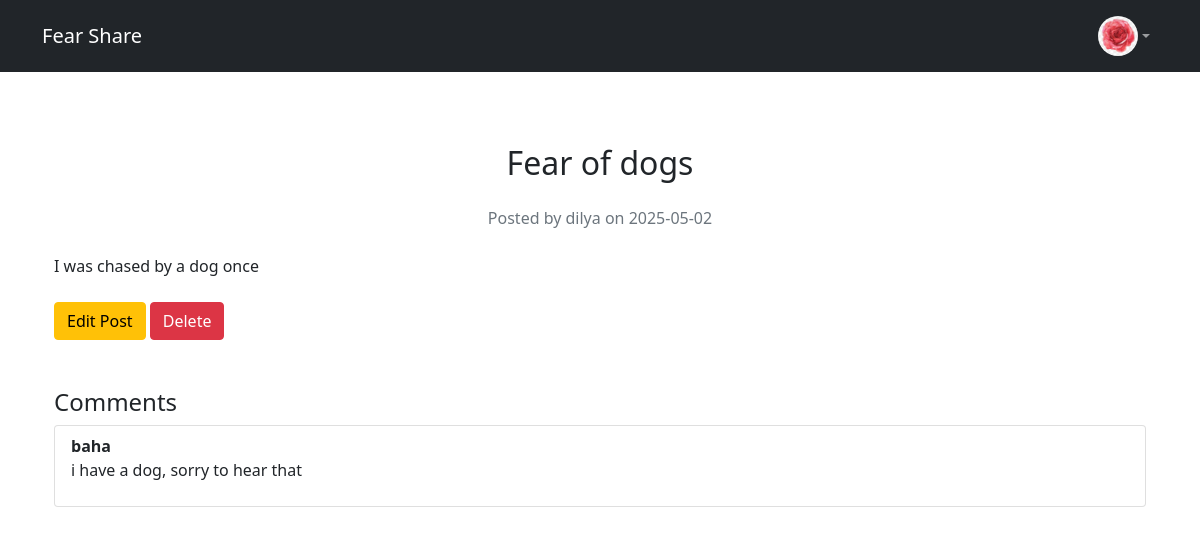
Screenshot of /fear/4 (signed in) with the database file from the repository.
### app/models.py (models this page shows, shortened)
class User(UserMixin, db.Model):
    id = db.Column(db.Integer, primary_key=True)
    username = db.Column(db.String(80), unique=True, nullable=False)
    email = db.Column(db.String(120), unique=True, nullable=False)
    password_hash = db.Column(db.String(128), nullable=False)
    fears = db.relationship('Fear', backref='author', lazy=True)
    comments = db.relationship('Comment', backref='author', lazy=True)
    avatar = db.Column(db.String(120), nullable=True)
    toxic_warning_count = db.Column(db.Integer, default=0, nullable=False)
    last_warning_time  = db.Column(db.DateTime, nullable=True)
    login_block_until  = db.Column(db.DateTime, nullable=True)

class Fear(db.Model):
    id = db.Column(db.Integer, primary_key=True)
    title = db.Column(db.String(120), nullable=False)
    description = db.Column(db.Text, nullable=False)
    created_at = db.Column(db.DateTime, default=datetime.utcnow)
    user_id = db.Column(db.Integer, db.ForeignKey('user.id'), nullable=False)
    is_toxic = db.Column(db.Boolean, default=False)
    toxicity_score = db.Column(db.Float, default=0.0)
    comments = db.relationship('Comment', backref='fear', lazy=True, cascade="all, delete-orphan")

class Comment(db.Model):
    id = db.Column(db.Integer, primary_key=True)
    content = db.Column(db.Text, nullable=False)
    created_at = db.Column(db.DateTime, default=datetime.utcnow)
    user_id = db.Column(db.Integer, db.ForeignKey('user.id'), nullable=False)
    fear_id = db.Column(db.Integer, db.ForeignKey('fear.id'), nullable=False)
    is_toxic = db.Column(db.Boolean, default=False)
    toxicity_score = db.Column(db.Float, default=0.0)

### app/fear.py (the view)
@fear_bp.route('/fear/<int:fear_id>')
@login_required
def fear_detail(fear_id):
    fear = Fear.query.get_or_404(fear_id)
    return render_template('fear_detail.html', fear=fear)

### templates/fear_detail.html (shortened to what this page needs)
{% extends "base.html" %}
{% block content %}
<div class="container mt-5">
    <h2 class="text-center mb-4">{{ fear.title }}</h2>
    <p class="text-center text-muted">Posted by {{ fear.author.username }} on {{ fear.created_at.strftime('%Y-%m-%d') }}</p>
    <div class="mt-4">
        <p>{{ fear.description }}</p>
    </div>
    <div class="mt-4">
        <a href="{{ url_for('fear_bp.edit_fear', fear_id=fear.id) }}" class="btn btn-warning">Edit Post</a>
        <button type="button" class="btn btn-danger" data-bs-toggle="modal" data-bs-target="#confirmDeleteModal">
            Delete
        </button>
    </div>
    <div class="mt-5">
        <h4>Comments</h4>
        {% set visible_comments = fear.comments|rejectattr("is_toxic")|list %}
        {% if visible_comments %}
            <div class="list-group">
            {% for comment in visible_comments %}
                <div class="list-group-item">
                <strong>{{ comment.author.username }}</strong>
                <p>{{ comment.content }}</p>
                </div>
            {% endfor %}
            </div>
        {% else %}
            <p class="text-muted">No comments yet.</p>
        {% endif %}
        {% set my_hidden_comments = fear.comments|selectattr("is_toxic")|selectattr("user_id", "equalto", current_user.id)|list %}
    </div>
</div>
{% endblock %}

### templates/base.html (shortened to what this page needs)
<!DOCTYPE html>
<html lang="en">
<head>
    <link href="https://cdn.jsdelivr.net/npm/bootstrap@5.1.3/dist/css/bootstrap.min.css" rel="stylesheet">
</head>
<body class="d-flex flex-column min-vh-100">
    <nav class="navbar navbar-expand-lg navbar-dark bg-dark">
        <div class="container">
            <a class="navbar-brand" href="{{ url_for('main.index') }}">Fear Share</a>
            <div class="collapse navbar-collapse" id="navbarNav">
                <ul class="navbar-nav ms-auto">
                    {% if current_user.is_authenticated %}
                        <li class="nav-item dropdown">
                            <a class="nav-link dropdown-toggle d-flex align-items-center" href="#" role="button"
                               data-bs-toggle="dropdown" aria-expanded="false">
                                {% block avatar %}
                                <img src="{{ url_for('main.get_avatar', filename=current_user.avatar) if current_user.avatar
                                       else url_for('static', filename='avatars/avatar_default.svg') }}"
                                     class="navbar-avatar"
                                     alt="{{ current_user.username }}'s profile picture">
                                {% endblock %}
                            </a>
                        </li>
                    {% endif %}
                </ul>
            </div>
        </div>
    </nav>
    <div class="container flex-grow-1 py-4">
        {% block content %}{% endblock %}
    </div>
</body>
</html>

### templates/base.html (style rules this page uses)
.navbar-avatar { width: 40px; height: 40px; border-radius: 50%; object-fit: cover; margin-left: 10px; }

### rows the page displays
User: avatar+username (picture)
Fear: title "Fear of dogs", created_at "2025-05-02", description "I was chased by a dog once"
User: author.username "dilya"
Comment: author.username "baha", content "i have a dog, sorry to hear that"
